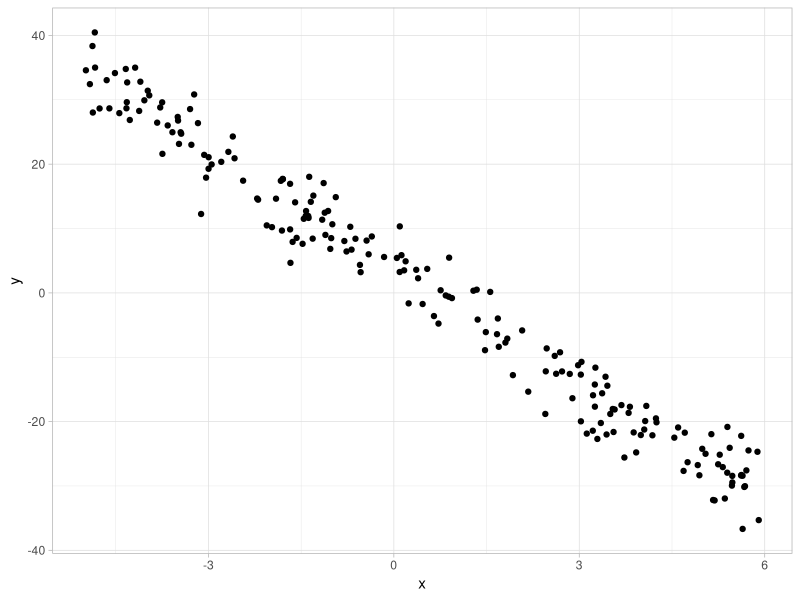

Recreate this plot in R.
## ---- chunk 1
gen_dat <- function(n) {
  varianza <- 16
  x <- runif(n=n, min=-5, max=6)
  media <- 4 - 6 * x
  y <- rnorm(n=n, mean=media, sd=sqrt(varianza))
  marco_datos <- data.frame(y=y, x=x)
  return(marco_datos)
}
## ---- chunk 2
datos <- gen_dat(n=5)
datos
## ---- chunk 3
datos <- gen_dat(n=200)

library(ggplot2)
ggplot(datos, aes(x=x, y=y)) +
  geom_point() + theme_light()
## ---- chunk 4
mod <- lm(y ~ x, data=datos)
theta_hat <- c(coef(mod), sigma=summary(mod)$sigma)
theta_hat
## ---- chunk 5
datos <- cars[1:5, ]
mod <- lm(dist ~ speed, data=datos)
simulate(object=mod, nsim=1, seed=1234)
